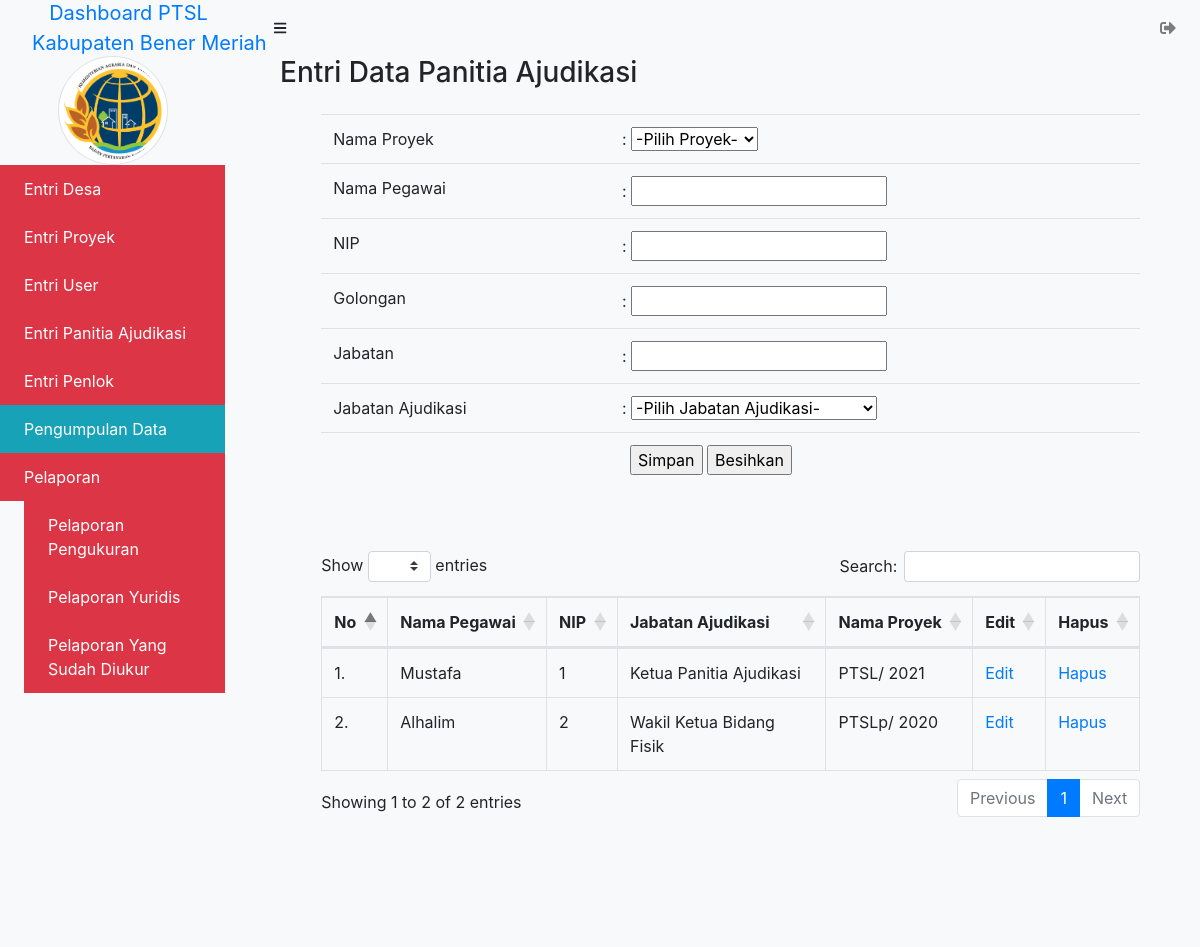
The page /admin/data_panitia_ajudikasi/index.php (signed in) on the database its author committed.
### tables this page shows
CREATE TABLE `panitia_ajudikasi` (
  `nama_pegawai` varchar(255) NOT NULL,
  `NIP` int(11) NOT NULL,
  `golongan` varchar(255) NOT NULL,
  `jabatan` varchar(255) NOT NULL,
  `id_jabatan_ajudikasi` int(11) NOT NULL,
  `id_proyek` int(11) NOT NULL
);

CREATE TABLE `jabatan_ajudikasi` (
  `id_jabatan_ajudikasi` int(11) NOT NULL,
  `jabatan_ajudikasi` varchar(255) NOT NULL
);

CREATE TABLE `proyek` (
  `id_proyek` int(11) NOT NULL,
  `nama_proyek` varchar(225) NOT NULL,
  `tahun_proyek` varchar(100) NOT NULL
);

### admin/data_panitia_ajudikasi/index.php (the view, shortened to what this page needs)
<?php $title = "Entri Data Panitia Ajudikasi";
include_once('../_header.php');
?>
			<div id="layoutSidenav_content">
                <main>
                    <div class="container-fluid">
                        <ol>
                            <li class="breadcrumb-item">
                               <h3> Entri Data Panitia Ajudikasi</h3>
                            </li>
                        </ol>
                        <div class="row">
                        	<div class="col-xl-auto offset-xl-1">
<?php
function tambah($koneksi){
	?>
<form action="" method="POST">
			<fieldset>
				<div class="table-responsive">
					<table class="table table-responsive-sm table-hover" border="0">
						<tr>
                        <td>Nama Proyek</td>
							<td> :
						        <select name="id_proyek" required>
						            <option disabled selected value="">-Pilih Proyek-</option>
						        </select>
					        </td>
                        </tr>
						<tr>
							<td>Nama Pegawai</td>
							<td> : <input type="text" name="nama_pegawai" required /></label></td>
						</tr>
						<tr>
							<td>NIP </td>
							<td> : <input type="text" name="nip" required/></td>
						</tr>
                        <tr>
							<td>Golongan </td>
							<td> : <input type="text" name="golongan" required/></td>
						</tr>
                        <tr>
							<td>Jabatan </td>
							<td> : <input type="text" name="jabatan" required/></td>
						</tr>
						<tr>
							<td>Jabatan Ajudikasi</td>
							<td> :
						        <select name="id_jabatan_ajudikasi" required>
						            <option disabled selected value="">-Pilih Jabatan Ajudikasi-</option>
								</select>
					        </td>
					    </tr>
						<tr>
							<td></td>
							<td><label class="ml-2">
							<input type="submit" name="btn_simpan" value="Simpan"/>
							<input type="reset" name="reset" value="Besihkan"/>
						</label></td>
						</tr>
					</table>
					<br>
				</div>
			</fieldset>
		</form>
	<?php
}
function tampil_data($koneksi){
	$sql = "SELECT * FROM panitia_ajudikasi LEFT JOIN proyek ON panitia_ajudikasi.id_proyek = proyek.id_proyek LEFT JOIN jabatan_ajudikasi ON panitia_ajudikasi.id_jabatan_ajudikasi = jabatan_ajudikasi.id_jabatan_ajudikasi";
	$query = mysqli_query($koneksi, $sql);
	$nomor = 1;
		echo "<fieldset>";
		echo "<div class='table-responsive'>";
		echo "<table class='table table-responsive-sm table-bordered table-hover' id='user' border='1' cellpadding='10'>";
		echo "<thead>";
			echo "<tr>";
			echo "<th>No</th>
				<th>Nama Pegawai</th>
				<th>NIP</th>
				<th>Jabatan Ajudikasi</th>
				<th>Nama Proyek</th>
				<th>Edit</th>
				<th>Hapus</th>";
			echo "</tr>";
		echo "</thead>";
		echo "<tbody>";
	while($data = mysqli_fetch_array($query)){
		?>
			<tr>
				<td><?= $nomor++; ?>.</td>
				<td><?php echo $data['nama_pegawai']; ?></td>
				<td><?php echo $data['NIP']; ?></td>
				<td><?php echo $data['jabatan_ajudikasi']; ?></td>
				<td><?php echo $data['nama_proyek'];?>/ <?php echo $data['tahun_proyek'];?></td>
				<td>
					<a href="index.php?aksi=update&id=<?php echo $data['NIP']; ?>&NIP=<?php echo $data['NIP']; ?>&nama_pegawai=<?php echo $data['nama_pegawai']; ?>&golongan=<?php echo $data['golongan']; ?>&jabatan=<?php echo $data['jabatan']; ?>&=<?php echo $data['jabatan_ajudikasi']; ?>">Edit</a>
				</td>
				<td>
					<a href="index.php?aksi=delete&id=<?php echo $data['NIP']; ?>" onClick="return confirm('Yakin akan menghapus user <?= $data['nama_user']; ?>?')">Hapus</a>
				</td>
			</tr>
		<?php
	}
	echo "</tbody>";
	echo "</table>";
	echo "</fieldset>";
}
		?>
		<?php
if (isset($_GET['aksi'])){
	switch($_GET['aksi']){
		case "create":
			echo '<a href="index.php"> &laquo; Home</a>';
			tambah($koneksi);
			break;
		case "read":
			tampil_data($koneksi);
			break;
		case "update":
			ubah($koneksi);
			tampil_data($koneksi);
			break;
		case "delete":
			hapus($koneksi);
			break;
		default:
			echo "<h3>Aksi <i>".$_GET['aksi']."</i> tidaka ada!</h3>";
			tambah($koneksi);
			tampil_data($koneksi);
	}
} else {
	tambah($koneksi);
	tampil_data($koneksi);
}
?>
                    		</div>
                    	</div>
                    </div>
				</div>
			</div>
<?php include_once('../_footer.php'); ?>

### rows shown on the page
panitia_ajudikasi: nama_pegawai "Mustafa", NIP "1", id_jabatan_ajudikasi.jabatan_ajudikasi "Ketua Panitia Ajudikasi", id_proyek.nama_proyek "PTSL", id_proyek.tahun_proyek "2021"
panitia_ajudikasi: nama_pegawai "Alhalim", NIP "2", id_jabatan_ajudikasi.jabatan_ajudikasi "Wakil Ketua Bidang Fisik", id_proyek.nama_proyek "PTSLp", id_proyek.tahun_proyek "2020"
